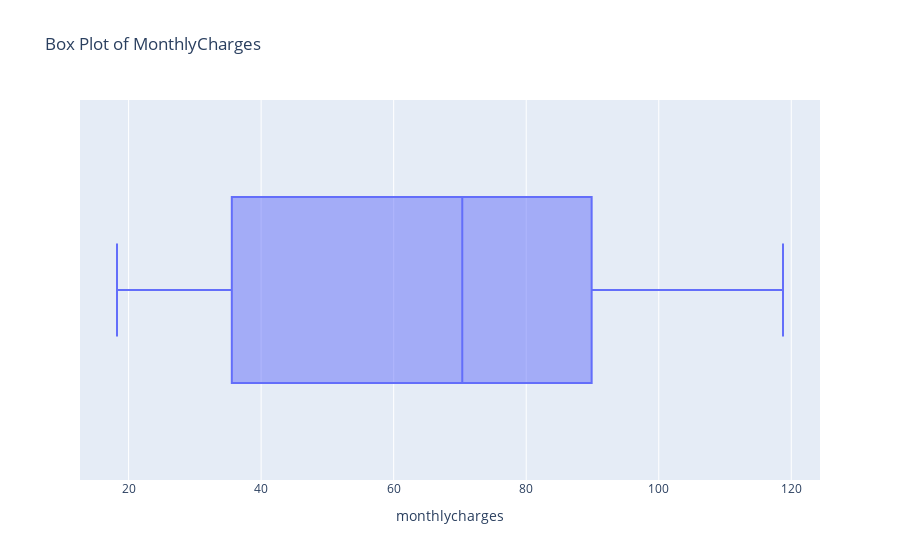

Write notebook code for a chart like this one.
### Code cell
fig = px.box(df, x="monthlycharges", orientation="h", title="Box Plot of MonthlyCharges")
fig.show()

### Figure 1 — Plotly figure (JSON) as saved in the notebook; plotly's stock layout.template omitted (floating-point values rounded to 4 significant figures; data arrays with more than 128 entries replaced by an {"elided": "..."} marker saying what was removed)
{"data": [{"alignmentgroup": "True", "hovertemplate": "monthlycharges=%{x}<extra></extra>", "legendgroup": "", "marker": {"color": "#636efa"}, "name": "", "notched": false, "offsetgroup": "", "orientation": "h", "showlegend": false, "type": "box", "x": {"elided": "7032 float values"}, "x0": " ", "xaxis": "x", "y0": " ", "yaxis": "y"}], "layout": {"boxmode": "group", "legend": {"tracegroupgap": 0}, "title": {"text": "Box Plot of MonthlyCharges"}, "xaxis": {"anchor": "y", "domain": [0, 1], "title": {"text": "monthlycharges"}}, "yaxis": {"anchor": "x", "domain": [0, 1]}}}
